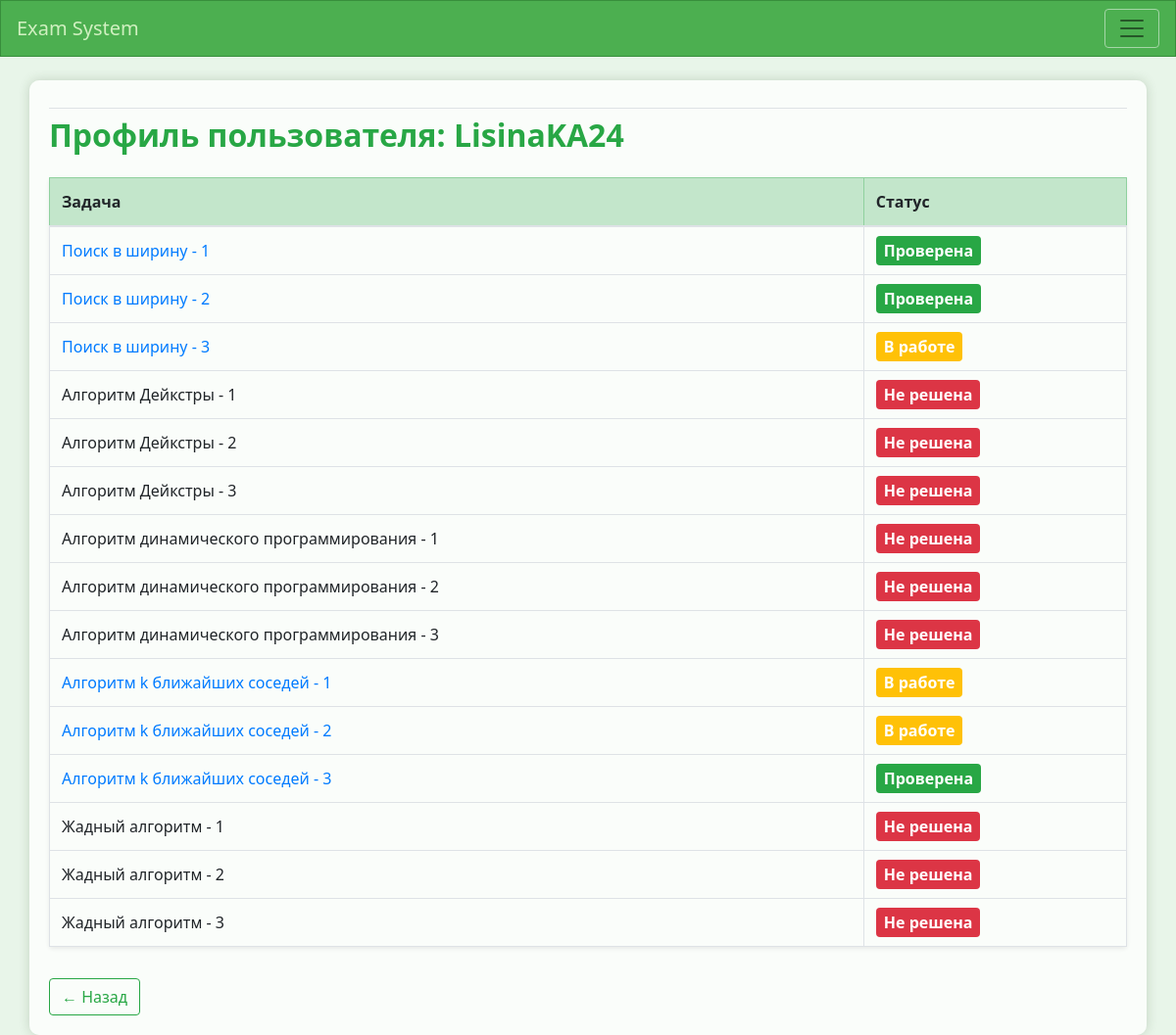
Screenshot of /user/2/ (signed in) with the database file from the repository.
### exams/models.py (models this page shows, shortened)
class Task(models.Model):
    name = models.CharField(max_length=50)
    description = models.CharField(max_length=500, null=True, blank=True)
    max_points = models.IntegerField()
    image = models.ImageField(upload_to='task_images/', blank=True, null=True)
    owner = models.ForeignKey(User, on_delete=models.CASCADE)

### exams/views.py (the view)
# urls.py: path('user/<int:user_id>/', views.user_profile, name='user_profile'),
@staff_member_required
def user_profile(request, user_id):
    profile_user = get_object_or_404(User, pk=user_id)
    tasks = Task.objects.all()
    statuses = []
    for task in tasks:
        answer = Answer.objects.filter(user=profile_user, task=task).order_by('-add_date').first()
        grade = Grade.objects.filter(user=profile_user, task=task).first()
        if grade:
            status = "Проверена"
        elif answer:
            status = "В работе"
        else:
            status = "Не решена"
        statuses.append({
            'task': task,
            'answer': answer,
            'status': status,
            'grade': grade,
        })
    context = {
        'profile_user': profile_user,
        'statuses': statuses,
    }
    return render(request, 'exams/user_profile.html', context)

### exams/templates/exams/user_profile.html
{% extends "exams/base.html" %}
{% load bootstrap4 %}
{% block content %}
<h2 class="mb-4 text-success" style="font-weight: 600;">Профиль пользователя: {{ profile_user.username }}</h2>
<table class="table table-bordered table-hover rounded shadow-sm">
    <thead class="table-success">
        <tr>
            <th>Задача</th>
            <th>Статус</th>
        </tr>
    </thead>
    <tbody>
    {% for item in statuses %}
        <tr>
            <td>
                {% if item.answer %}
                    <a href="{% url 'exams:grade_task' profile_user.id item.task.id %}" class="text-decoration-none">
                        {{ item.task.name }}
                    </a>
                {% else %}
                    {{ item.task.name }}
                {% endif %}
            </td>
            <td>
                {% if item.status == "Проверена" %}
                    <span class="px-2 py-1 rounded text-white" style="background-color: #28a745; font-weight: 600;">
                        {{ item.status }}
                    </span>
                {% elif item.status == "В работе" %}
                    <span class="px-2 py-1 rounded text-white" style="background-color: #ffc107; font-weight: 600;">
                        {{ item.status }}
                    </span>
                {% else %}
                    <span class="px-2 py-1 rounded text-white" style="background-color: #dc3545; font-weight: 600;">
                        {{ item.status }}
                    </span>
                {% endif %}
            </td>
        </tr>
    {% endfor %}
    </tbody>
</table>
<a href="{% url 'exams:admin_dashboard' %}" class="btn btn-outline-success mt-3">
    ← Назад
</a>
{% endblock %}

### exams/templates/exams/base.html (style rules this page uses)
body { background-color: #e8f5e9; color: #2e4d25; font-family: "Segoe UI", Tahoma, Geneva, Verdana, sans-serif; }

### rows the page displays
Task: task.name "Поиск в ширину - 1", status "Проверена"
Task: task.name "Поиск в ширину - 2", status "Проверена"
Task: task.name "Поиск в ширину - 3", status "В работе"
Task: task.name "Алгоритм Дейкстры - 1", status "Не решена"
Task: task.name "Алгоритм Дейкстры - 2", status "Не решена"
Task: task.name "Алгоритм Дейкстры - 3", status "Не решена"
Task: task.name "Алгоритм динамического программирования - 1", status "Не решена"
Task: task.name "Алгоритм динамического программирования - 2", status "Не решена"
Task: task.name "Алгоритм динамического программирования - 3", status "Не решена"
Task: task.name "Алгоритм k ближайших соседей - 1", status "В работе"
Task: task.name "Алгоритм k ближайших соседей - 2", status "В работе"
Task: task.name "Алгоритм k ближайших соседей - 3", status "Проверена"
Task: task.name "Жадный алгоритм - 1", status "Не решена"
Task: task.name "Жадный алгоритм - 2", status "Не решена"
Task: task.name "Жадный алгоритм - 3", status "Не решена"

### other values shown
{{ profile_user.username }} "LisinaKA24"
